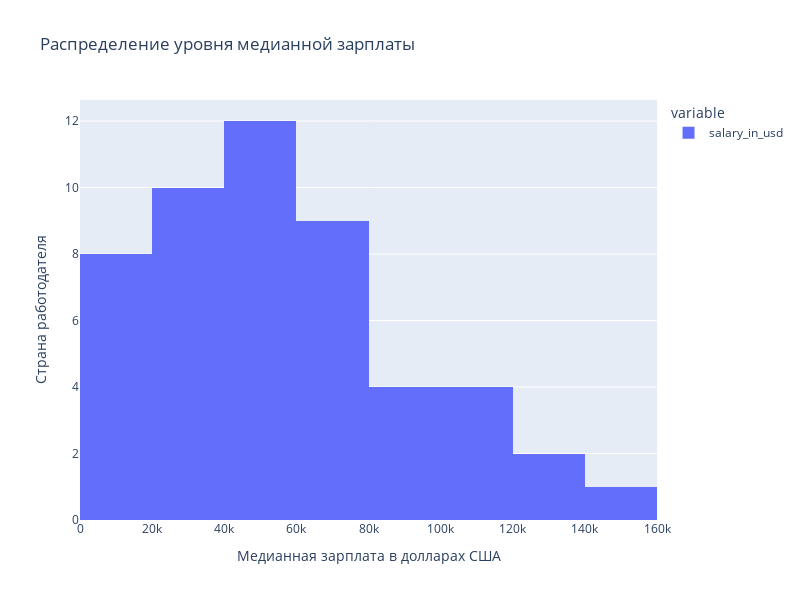

Notebook code for this chart:
### Markdown cell above
***4. Влияние страны работодателя на размер зарплаты на DS-должностях***

### Code cell
# Посмотрим на графике распределение медианных зарплат в странах

grouped3 = data.groupby('company_location')['salary_in_usd'].median() 

fig = px.histogram(grouped3, 
                   title='Распределение уровня медианной зарплаты', 
                   width=800,
                   height=600)
fig.update_layout(xaxis_title='Медианная зарплата в долларах США', yaxis_title='Страна работодателя')
fig.write_html('images/hist_box.htm')
fig.show()

### Figure 1 — Plotly figure (JSON) as saved in the notebook; plotly's stock layout.template omitted (floating-point values rounded to 4 significant figures)
{"data": [{"alignmentgroup": "True", "bingroup": "x", "hovertemplate": "variable=salary_in_usd<br>value=%{x}<br>count=%{y}<extra></extra>", "legendgroup": "salary_in_usd", "marker": {"color": "#636efa", "pattern": {"shape": ""}}, "name": "salary_in_usd", "offsetgroup": "salary_in_usd", "orientation": "v", "showlegend": true, "type": "histogram", "x": [115000, 18053, 69490.0, 87425, 85699, 18907, 81900.0, 64114, 40038, 71670.0, 21844, 50937, 76833, 45896, 100000, 32974, 48370.0, 56738, 78526, 48680, 20000, 45618, 35735, 71444, 119059, 22124, 100000, 4000, 36370.0, 75682, 9272, 59102, 18000, 28369, 33511, 40000, 30000, 54021, 125000, 12000, 41090.0, 54220.0, 60000, 157500, 89294, 63831, 20171, 13400, 135000, 4000], "xaxis": "x", "yaxis": "y"}], "layout": {"barmode": "relative", "height": 600, "legend": {"title": {"text": "variable"}, "tracegroupgap": 0}, "title": {"text": "Распределение уровня медианной зарплаты"}, "width": 800, "xaxis": {"anchor": "y", "domain": [0, 1], "title": {"text": "Медианная зарплата в долларах США"}}, "yaxis": {"anchor": "x", "domain": [0, 1], "title": {"text": "Страна работодателя"}}}}
